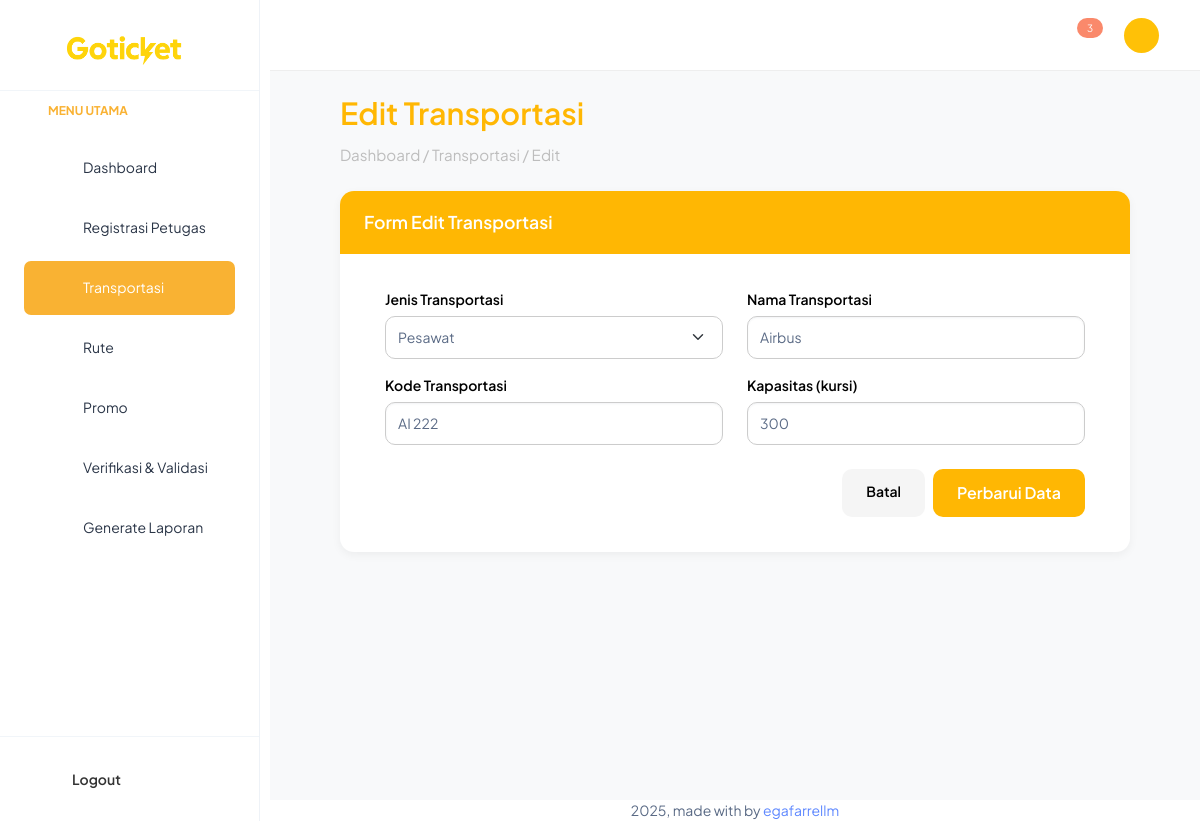
The page /backend/pages/transportasi/edit.php?id=6 (signed in) on the database its author committed.
### tables this page shows
CREATE TABLE `transportasi` (
  `id_transportasi` int NOT NULL,
  `jenis` enum('Pesawat','Kereta') NOT NULL,
  `nama_transportasi` varchar(100) NOT NULL,
  `kode` varchar(20) NOT NULL,
  `kapasitas` int NOT NULL
);

### backend/pages/transportasi/edit.php (the view, shortened to what this page needs)
<?php
include '../../partials/header.php';
include '../../partials/sidebar.php';
include '../../partials/navbar.php';
include '../../app.php';
$id = $_GET['id'];
$q = "SELECT * FROM transportasi WHERE id_transportasi = '$id'";
$res = mysqli_query($connect, $q) or die(mysqli_error($connect));
$data = mysqli_fetch_assoc($res);
?>
<div class="content-wrapper">
    <div class="page-title">Edit Transportasi</div>
    <div class="breadcrumb">Dashboard / Transportasi / Edit</div>
    <div class="card card-custom">
        <div class="card-header-custom">Form Edit Transportasi</div>
        <div class="form-container">
            <form action="../../actions/transportasi/update.php" method="POST">
                <div class="row mb-3">
                    <div class="col-md-6">
                        <label class="form-label">Jenis Transportasi</label>
                        <select name="jenis" class="form-select" required>
                            <option value="Pesawat" <?= $data['jenis'] == 'Pesawat' ? 'selected' : ''; ?>>Pesawat</option>
                        </select>
                    </div>
                    <div class="col-md-6">
                        <label class="form-label">Nama Transportasi</label>
                        <input type="text" name="nama_transportasi" class="form-control"
                               value="<?= htmlspecialchars($data['nama_transportasi']); ?>" required>
                    </div>
                </div>
                <div class="row mb-3">
                    <div class="col-md-6">
                        <label class="form-label">Kode Transportasi</label>
                        <input type="text" name="kode" class="form-control"
                               value="<?= htmlspecialchars($data['kode']); ?>" required>
                    </div>
                    <div class="col-md-6">
                        <label class="form-label">Kapasitas (kursi)</label>
                        <input type="number" name="kapasitas" class="form-control" min="1"
                               value="<?= htmlspecialchars($data['kapasitas']); ?>" required>
                    </div>
                </div>
                <div class="d-flex justify-content-end gap-2 mt-4">
                    <a href="index.php" class="btn-back">Batal</a>
                    <button type="submit" class="btn-submit">Perbarui Data</button>
                </div>
            </form>
        </div>
    </div>
</div>
<?php
include '../../partials/footer.php';
include '../../partials/script.php';
?>

### backend/pages/transportasi/edit.php (style rules this page uses)
.content-wrapper { background-color: #f8f9fa; min-height: 100vh; padding: 90px 70px 50px 70px; }
.page-title { font-size: 1.9rem; font-weight: 600; color: #ffb703; margin-bottom: 8px; }
.breadcrumb { color: #bdbdbd; font-size: 0.95rem; margin-bottom: 25px; }
.card-custom { background-color: #fff; border-radius: 14px; box-shadow: 0 3px 10px rgba(0, 0, 0, 0.05); border: none; }
.card-header-custom { background-color: #ffb703; color: #fff; font-weight: 600; font-size: 1.1rem; padding: 18px 24px; border-top-left-radius: 14px; border-top-right-radius: 14px; }
.form-label { font-weight: 600; color: #000; margin-bottom: 6px; }
.form-control, .form-select { border-radius: 10px; border: 1px solid #ccc; padding: 10px 12px; transition: border-color 0.2s, box-shadow 0.2s; }
.btn-submit { background-color: #ffb703; color: #fff; font-weight: 600; border: none; border-radius: 10px; padding: 12px 24px; font-size: 1rem; transition: background-color 0.2s; }
.btn-back { background-color: #f5f5f5; color: #000; border-radius: 10px; padding: 12px 24px; font-weight: 600; transition: background-color 0.2s; border: none; }
.form-container { padding: 35px 45px; }

### rows shown on the page
transportasi: jenis "Pesawat", nama_transportasi "Airbus", kode "AI 222", kapasitas "300"

### other values the page prints
$jumlah_notif "3"
